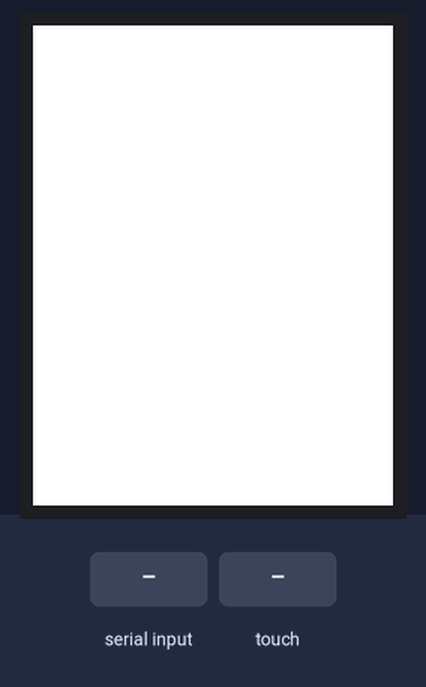
A sketch run on a simulated Arduino Uno, built with avr-gcc and run on an emulated ATmega328P. On the bench: 240×320 colour display. Inputs (shaded band) come from the test bench. What the sketch prints to the serial monitor is not drawn.

Above: at 1.3 s.
1.4 s: "E" received over Serial
At 2.0 s:
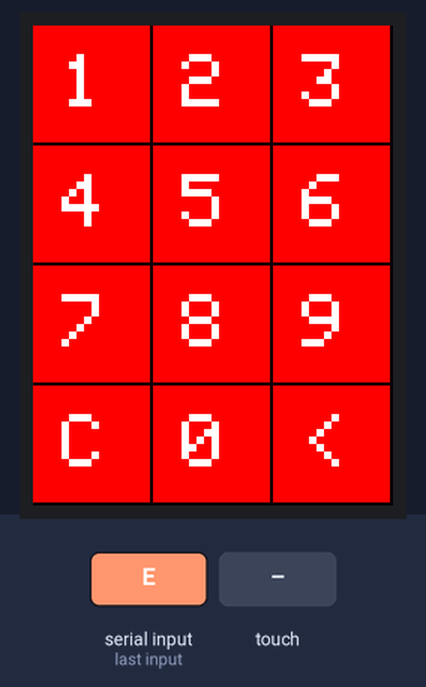
3.0 s: "N" received over Serial
At 4.9 s:
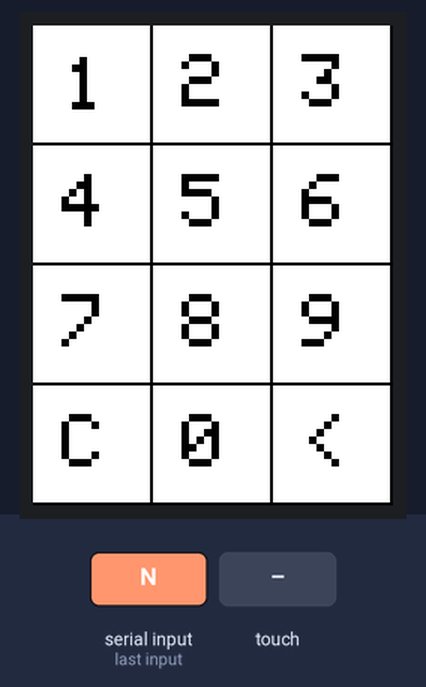
5.2 s: "N" received over Serial
At 6.1 s:
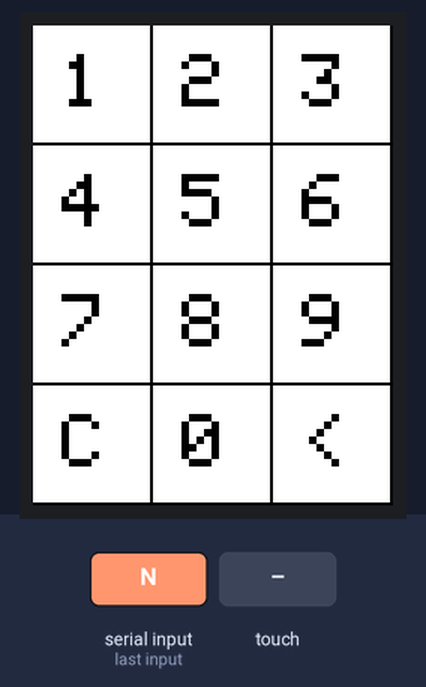
6.8 s: touch panel pressed at 13 % / 10 % of its raw x / y range
At 6.89 s:
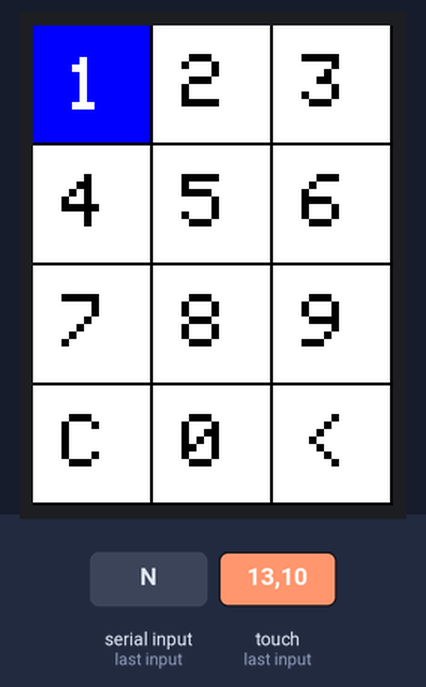
8.4 s: touch panel pressed at 13 % / 90 % of its raw x / y range
At 9.0 s:
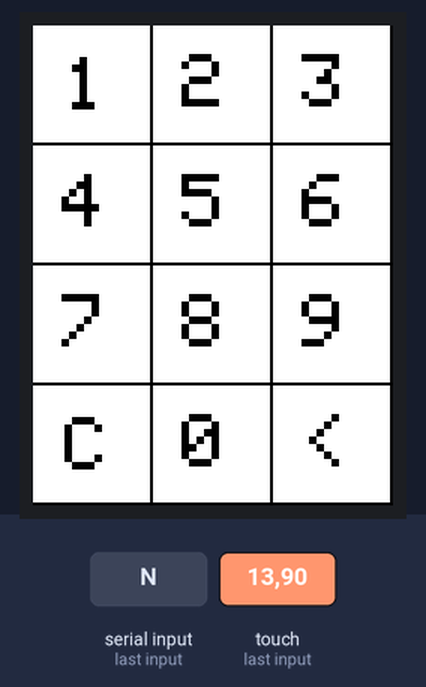
10.0 s: touch panel pressed at 87 % / 90 % of its raw x / y range
At 11.4 s:
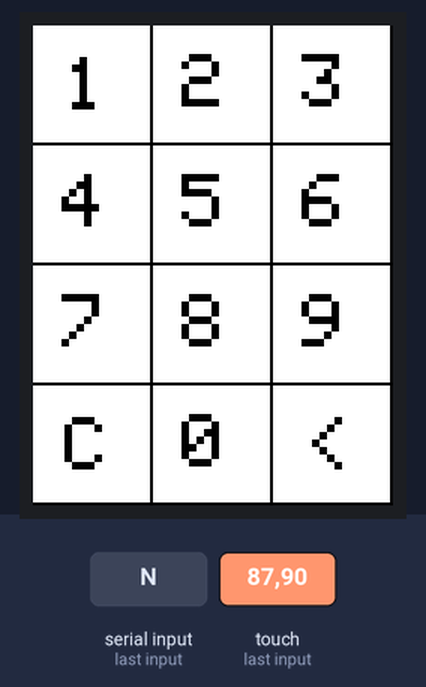
Timing chart, 0 to 12.6 s (numbered marks = the images above; inputs shaded):
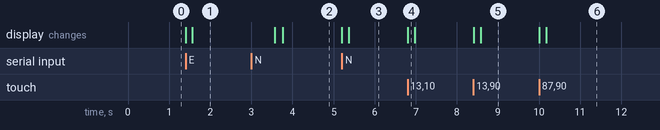

Measured:
- after the input at 1.4 s, the display: first changes at once (image 1 shows a later state)
- after the input at 3.0 s, the display: first changes after 0.57 s (image 2 shows a later state)
- after the input at 5.2 s, the display: first changes at once (image 3 shows a later state)
- after the input at 6.8 s, the display: changes at once (image 4)
- after the input at 8.4 s, the display: first changes at once (image 5 shows a later state)
- after the input at 10.0 s, the display: first changes at once (image 6 shows a later state)

The sketch:

digicode.ino
```cpp
#include <Adafruit_GFX.h>    // Core graphics library
#include <SPI.h>
#include <Wire.h>      // this is needed even tho we aren't using it
#include <Adafruit_ILI9341.h>
#include <Adafruit_STMPE610.h>

// For the Adafruit shield, these are the default.
#define TFT_DC 9
#define TFT_CS 10

Adafruit_ILI9341 tft = Adafruit_ILI9341(TFT_CS, TFT_DC);


#define STMPE_CS 8
Adafruit_STMPE610 ts = Adafruit_STMPE610(STMPE_CS);

// This is calibration data for the raw touch data to the screen coordinates
#define TS_MINX 150
#define TS_MINY 130
#define TS_MAXX 3800
#define TS_MAXY 4000

const char * touche = "123456789C0<";
bool demarage = false;
bool digicode_started=false;
String user_input = "";


void setup() {
  Serial.begin(9600);
  //Serial.println("ILI9341 Test!");

  tft.begin();

  /*
    // read diagnostics (optional but can help debug problems)
    uint8_t x = tft.readcommand8(ILI9341_RDMODE);
    Serial.print("Display Power Mode: 0x"); Serial.println(x, HEX);
    x = tft.readcommand8(ILI9341_RDMADCTL);
    Serial.print("MADCTL Mode: 0x"); Serial.println(x, HEX);
    x = tft.readcommand8(ILI9341_RDPIXFMT);
    Serial.print("Pixel Format: 0x"); Serial.println(x, HEX);
    x = tft.readcommand8(ILI9341_RDIMGFMT);
    Serial.print("Image Format: 0x"); Serial.println(x, HEX);
    x = tft.readcommand8(ILI9341_RDSELFDIAG);
    Serial.print("Self Diagnostic: 0x"); Serial.println(x, HEX);

  */
  if (!ts.begin()) {
    Serial.println("Couldn't start touchscreen controller");
    while (1);
  }
  Serial.println("Touchscreen started");
}


void loop(void) {
  //Affiche le clavier au démarage:
  if (!demarage) {
    demarage = true;
    tft.fillScreen(ILI9341_WHITE);
  }

  //On lit les messages du raspberry:
  String message_from_serial=ReadSerial();
  action_serial(message_from_serial);

  // On regarde si quelqu'un appui
  if (ts.bufferEmpty()) {
    return;
  }
  if(!digicode_started){
    return ;
  }

  TS_Point p = ts.getPoint();
  p.x = map(p.x, TS_MINX, TS_MAXX, 0, tft.width());
  p.y = map(p.y, TS_MINY, TS_MAXY, 0, tft.height());

  char c = get_touch_pressed(p.x, p.y);
  //On envoie le charactere au raspberry:
  Serial.println(c);

  user_input += c;
  if (c == 'C') {
    user_input = "";
  }
}
void action_serial(String message){
 //On regarde si on est pas en error
 if (message== "E"){
      error_affichage();
      user_input = "";
      //On remet tout blanc
      update_affichage();

      //On vide le buffer
      TS_Point p_tmp = ts.getPoint();
      p_tmp.x = map(p_tmp.x, TS_MINX, TS_MAXX, 0, tft.width());
      p_tmp.y = map(p_tmp.y, TS_MINY, TS_MAXY, 0, tft.height());
      while (get_touch_pressed(p_tmp.x, p_tmp.y) && !ts.bufferEmpty()) {
        p_tmp = ts.getPoint();
        p_tmp.x = map(p_tmp.x, TS_MINX, TS_MAXX, 0, tft.width());
        p_tmp.y = map(p_tmp.y, TS_MINY, TS_MAXY, 0, tft.height());
      }
  }
  if (message=="D"){
     draw_text("Lanestel");
     digicode_started=false;
  }
  if(message=="N"){
    update_affichage();
    digicode_started=true;
  }
}
void draw_text(String text){
  //On clear l'écran:
  tft.fillScreen(ILI9341_WHITE);

  //On affiche les touches:
  int w = tft.width(), h = tft.height();
  for (int i = 0; i < text.length(); i ++) {
      tft.drawChar(i*30+5, h/2-10,text[i], ILI9341_BLACK, ILI9341_WHITE, 5);
  }
  yield();
}

char get_touch_pressed(int x, int y) {
  //On affiche les touches:
  int w = tft.width(), h = tft.height();
  int largeur_touche = w / 3 - 2;
  int hauteur_touche = h / 4 - 2;
  int index_touche_x = 0, index_touche_y = 0;

  int i;
  for (i = 0; i < x; i += (largeur_touche + 2)) {
    index_touche_x++;
  }
  int j;
  for (j = 0; j < y; j += (hauteur_touche + 2)) {
    index_touche_y++;
  }


  tft.fillRect(i - largeur_touche - 2, j - hauteur_touche - 2, largeur_touche, hauteur_touche, ILI9341_BLUE);
  tft.drawChar(i - largeur_touche + largeur_touche / 4, j - hauteur_touche + hauteur_touche / 4, touche[(index_touche_x - 1) + (index_touche_y - 1) * 3], ILI9341_WHITE, ILI9341_BLUE, 5);
  int compteur = 0;

  //On vide le buffer
  while (ts.touched())
    TS_Point p = ts.getPoint();


  delay(20);
  tft.fillRect(i - largeur_touche - 2, j - hauteur_touche - 2, largeur_touche, hauteur_touche, ILI9341_WHITE);
  tft.drawChar(i - largeur_touche + largeur_touche / 4, j - hauteur_touche + hauteur_touche / 4, touche[(index_touche_x - 1) + (index_touche_y - 1) * 3], ILI9341_BLACK, ILI9341_WHITE, 5);
  return touche[(index_touche_x - 1) + (index_touche_y - 1) * 3];

}
void update_affichage() {
  //On clear l'écran:
  tft.fillScreen(ILI9341_BLACK);

  //On affiche les touches:
  int w = tft.width(), h = tft.height();
  int largeur_touche = w / 3 - 2;
  int hauteur_touche = h / 4 - 2;
  int index_touche_x = 0, index_touche_y = 0;
  for (int i = 0; i < w; i += (largeur_touche + 2)) {
    for (int j = 0; j < h; j += (hauteur_touche + 2)) {
      tft.fillRect(i, j, largeur_touche, hauteur_touche, ILI9341_WHITE);
      tft.drawChar(i + largeur_touche / 4, j + hauteur_touche / 4, touche[index_touche_x + index_touche_y * 3], ILI9341_BLACK, ILI9341_WHITE, 5);
      index_touche_y++;
    }
    index_touche_x++;
    index_touche_y = 0;
  }
  yield();

}

void error_affichage() {
  //On clear l'écran:
  tft.fillScreen(ILI9341_BLACK);

  //On affiche les touches:
  int w = tft.width(), h = tft.height();
  int largeur_touche = w / 3 - 2;
  int hauteur_touche = h / 4 - 2;
  int index_touche_x = 0, index_touche_y = 0;
  for (int i = 0; i < w; i += (largeur_touche + 2)) {
    for (int j = 0; j < h; j += (hauteur_touche + 2)) {
      tft.fillRect(i, j, largeur_touche, hauteur_touche, ILI9341_RED);
      tft.drawChar(i + largeur_touche / 4, j + hauteur_touche / 4, touche[index_touche_x + index_touche_y * 3], ILI9341_WHITE, ILI9341_RED, 5);
      index_touche_y++;
    }
    index_touche_x++;
    index_touche_y = 0;
  }
  yield();
  String t="";
  while (ReadSerial()!= "N") {
    delay(1000);
  }
  //On vide le buffer:
   while (ts.touched()){
     TS_Point p = ts.getPoint();
     p.x = map(p.x, TS_MINX, TS_MAXX, 0, tft.width());
     p.y = map(p.y, TS_MINY, TS_MAXY, 0, tft.height());

     char c = get_touch_pressed(p.x, p.y);
   }
}

String ReadSerial(){
  String retour="";
  while(Serial.available()){
    char c=Serial.read();
    retour+=c;
  }
  return retour;
}
```
